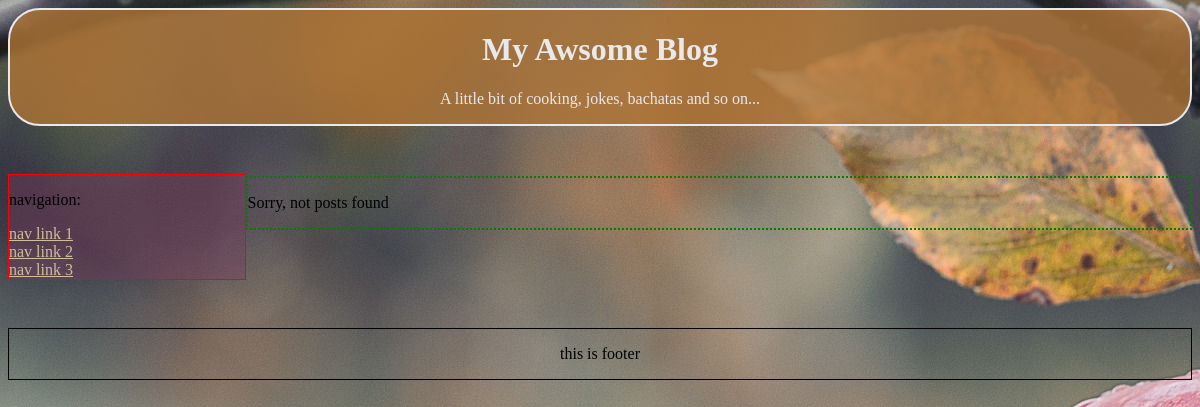
The page /blog/post_21/ on the database as committed earlier.
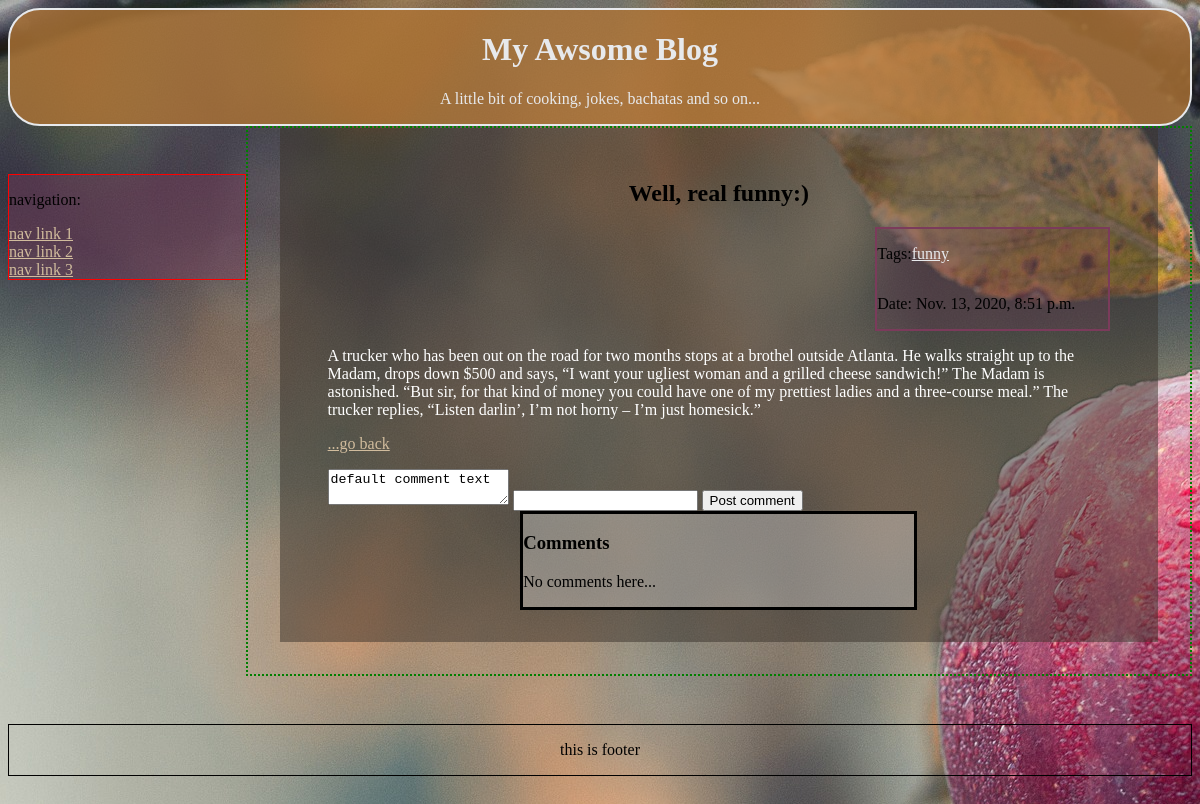
The same page on the database as committed later.
### blog/models.py (models this page shows, shortened)
class Post(models.Model):
    headline = models.CharField(max_length=100, null=False)
    text = models.CharField(max_length=1000, null=False)
    date = models.DateTimeField(null=False)
    tags = models.ManyToManyField(Tag)

class Tag(models.Model):
    name = models.CharField(max_length=20,
                            null=False)

### blog/views.py (the view)
# urls.py: path('post_<int:post_id>/', views.post_details, name='post_details'),
def post_details(request, post_id):
    try:
        post_in_list = Post.objects.filter(pk=post_id)
    except Post.DoesNotExist:
        raise Http404("Page doesn't exists")
    context = {'posts': post_in_list,
               'all_comments': True,
               'specific': True}
    return render(request, 'blog/index.html', context)

### blog/templates/blog/index.html (shortened to what this page needs)
<!DOCTYPE html>
<html>
<head>
    {% load static %}
    <link rel="stylesheet" type="text/css" href="{% static 'blog/css/main.css' %}">
    <link rel="stylesheet" type="text/css" href="{% static 'blog/css/paginator.css' %}">
    <link rel="stylesheet" type="text/css" href="{% static 'blog/css/feed.css' %}">
</head>
<body>
<header>
    <h1><a href="{% url 'blog:homepage' %}">My Awsome Blog</a></h1>
    <p>A little bit of cooking, jokes, bachatas and so on...</p>
</header>
<div id="nav_main">
    <nav>
        <p>navigation:</p>
        <a class="link" href="#">nav link 1</a>
        <a class="link" href="#">nav link 2</a>
        <a class="link" href="#">nav link 3</a>
    </nav>
    <main>
        {% if search_tag %}
            <h2 id="search-result">Search result: tag <strong>"{{ search_tag.name }}"</strong></h2>
            {% include 'blog/_blog-feed.html' %}
        {% else %}
            {% include 'blog/_blog-feed.html' %}
        {% endif %}
    </main>
</div>
<footer>
	<p>this is footer</p>
</footer>
</body>
</html>

### blog/templates/blog/_blog-feed.html (shortened to what this page needs)
{% for post in posts %}
    <div class="post">
        <div class="post-header">
            {% if specific %}
                <h2>{{ post.headline }}</h2>
            {% else %}
                <h2><a class="link" href="{% url 'blog:post_details' post.id %}">{{ post.headline }}</a></h2>
            {% endif %}
            <div class="post-meta-info">
                <div class="post-tags">
                    <p>Tags:</p>
                    {% for tag in post.tags.all %}
                        <a class="tag link" href="{% url 'blog:tag_filter' tag.name %}">{{ tag.name }}</a>
                    {% endfor %}
                </div>
                <div class="post-date">
                    <p>Date: {{ post.date }}</p>
                </div>
            </div>
        </div>
        <div class="post-content">
            <p>{{ post.text }}</p>
            {% if specific %}
                <p><a class='link' href="{{ request.META.HTTP_REFERER }}">...go back</a></p>
            {% else %}
                <p><a class='link' href="{% url 'blog:post_details' post.id %}">read more or add comment...</a></p>
            {% endif %}
        </div>
        {% if specific %}
        <form class="comment-form" action="add_comment/" method="post">
            <label for="new_comment">
                <textarea id="new_comment" name="new_comment">default comment text</textarea>
            </label>
            <label for="comment_submitter">
                <input type="text" id="comment_submitter" name="author">
            </label>
            <input type="submit" value="Post comment">
        </form>
        {% endif %}
        <div class="post-comments">
            {% include 'blog/_post-comments.html' %}
        </div>
    </div>
{% empty %}
    <p>Sorry, not posts found</p>
{% endfor %}

### blog/templates/blog/_post-comments.html (shortened to what this page needs)
{% if all_comments %}
    <h3>Comments</h3>
    {% if post.comments.count %}
        {% for comment in post.comments.all %}
            <p>{{ comment.text }} ({{ comment.author }})</p>
        {% endfor %}
    {% else %}
        <p>No comments here...</p>
    {% endif %}
{% endif %}

Rows that differ between the two databases and show on the page:
added Post: headline "Well, real funny:)", date "Nov. 13, 2020, 8:51 p.m.", text "A trucker who has been out on the road for two months stops at a brothel outside Atlanta. He walks straight up to the Madam, drops down $500 and says, “I want your ugliest woman and a grilled cheese sandwich!” The Madam is astonished. “But sir, for that kind of money you could have one of my prettiest ladies and a three-course meal.” The trucker replies, “Listen darlin’, I’m not horny – I’m just homesick.”", shows "No comments here..."
added Tag: name "funny"
Other text that changed with them:
text no longer shown: "Sorry, not posts found"
